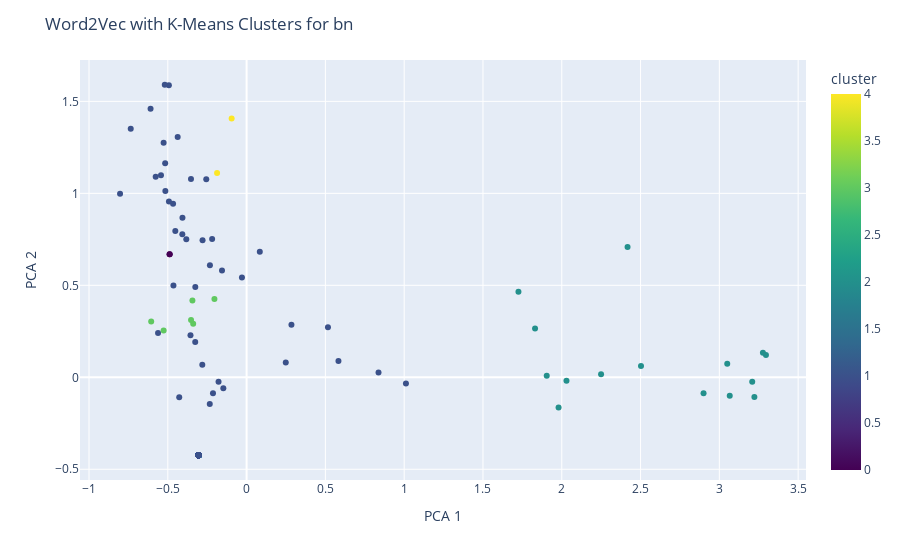

Notebook source saved alongside this figure:
### Code cell
# Add cluster labels to the dataset
filtered_bn_data['cluster'] = kmeans.labels_

# Apply PCA for visualization
pca = PCA(n_components=2)
reduced_embeddings = pca.fit_transform(bn_goo_embeddings)

# Add PCA components to the dataset
filtered_bn_data['pca_one'] = reduced_embeddings[:, 0]
filtered_bn_data['pca_two'] = reduced_embeddings[:, 1]

# Create a scatter plot with Plotly
fig = px.scatter(filtered_bn_data, x='pca_one', y='pca_two', color='cluster',
                 hover_data=['language_code'], color_continuous_scale='Viridis')
fig.update_layout(title='Word2Vec with K-Means Clusters for bn', xaxis_title='PCA 1', yaxis_title='PCA 2', legend_title='Cluster')
fig.show()

### Figure 1 — Plotly figure (JSON) as saved in the notebook; plotly's stock layout.template omitted (floating-point values rounded to 4 significant figures; data arrays with more than 128 entries replaced by an {"elided": "..."} marker saying what was removed)
{"data": [{"customdata": {"elided": "148x1 str values"}, "hovertemplate": "pca_one=%{x}<br>pca_two=%{y}<br>language_code=%{customdata[0]}<br>cluster=%{marker.color}<extra></extra>", "legendgroup": "", "marker": {"color": {"elided": "148 int values"}, "coloraxis": "coloraxis", "symbol": "circle"}, "mode": "markers", "name": "", "orientation": "v", "showlegend": false, "type": "scatter", "x": {"elided": "148 float values"}, "xaxis": "x", "y": {"elided": "148 float values"}, "yaxis": "y"}], "layout": {"coloraxis": {"colorbar": {"title": {"text": "cluster"}}, "colorscale": [[0, "#440154"], [0.1111, "#482878"], [0.2222, "#3e4989"], [0.3333, "#31688e"], [0.4444, "#26828e"], [0.5556, "#1f9e89"], [0.6667, "#35b779"], [0.7778, "#6ece58"], [0.8889, "#b5de2b"], [1, "#fde725"]]}, "legend": {"title": {"text": "Cluster"}, "tracegroupgap": 0}, "margin": {"t": 60}, "title": {"text": "Word2Vec with K-Means Clusters for bn"}, "xaxis": {"anchor": "y", "domain": [0, 1], "title": {"text": "PCA 1"}}, "yaxis": {"anchor": "x", "domain": [0, 1], "title": {"text": "PCA 2"}}}}
